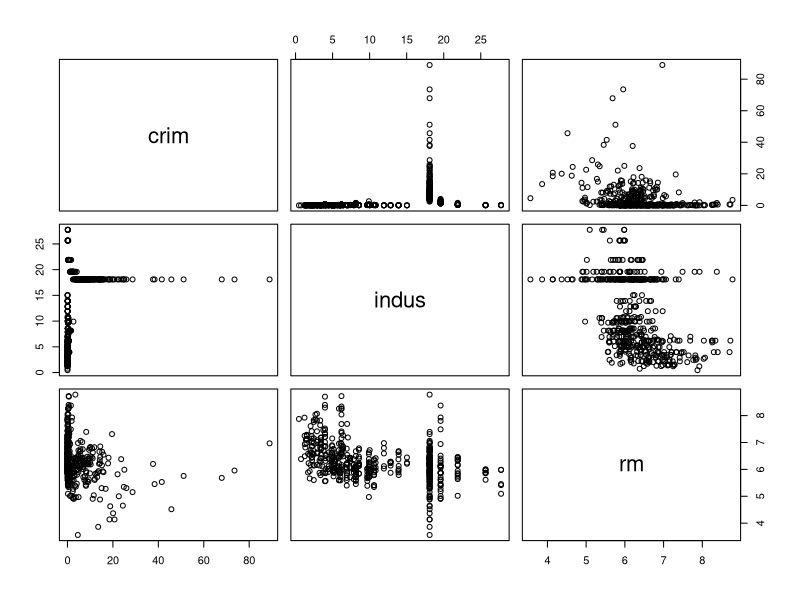
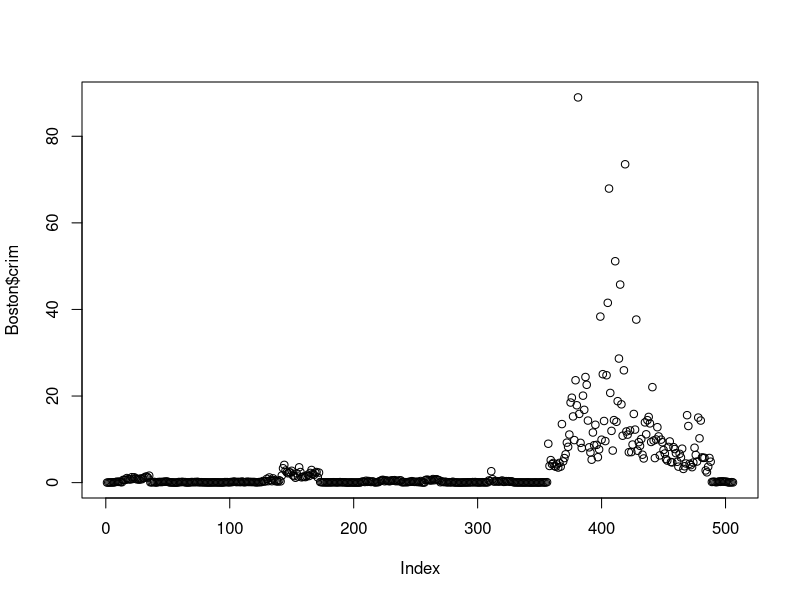
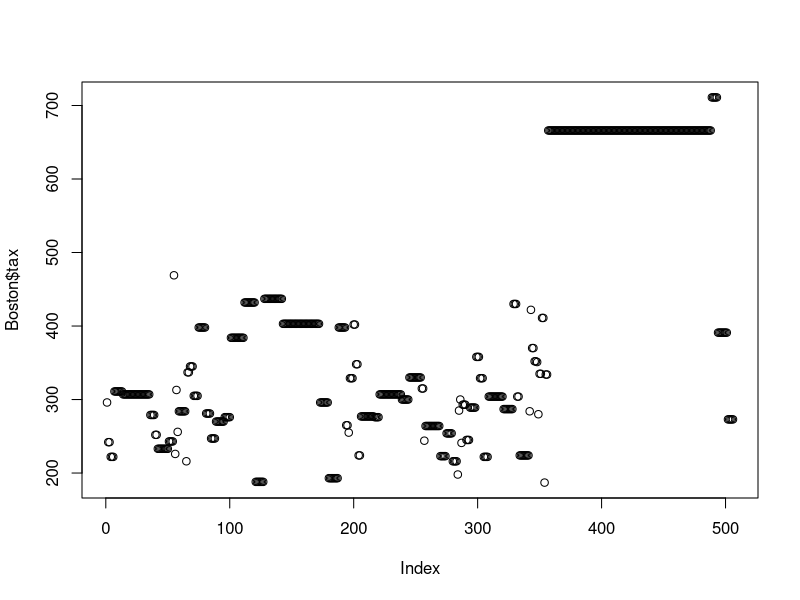
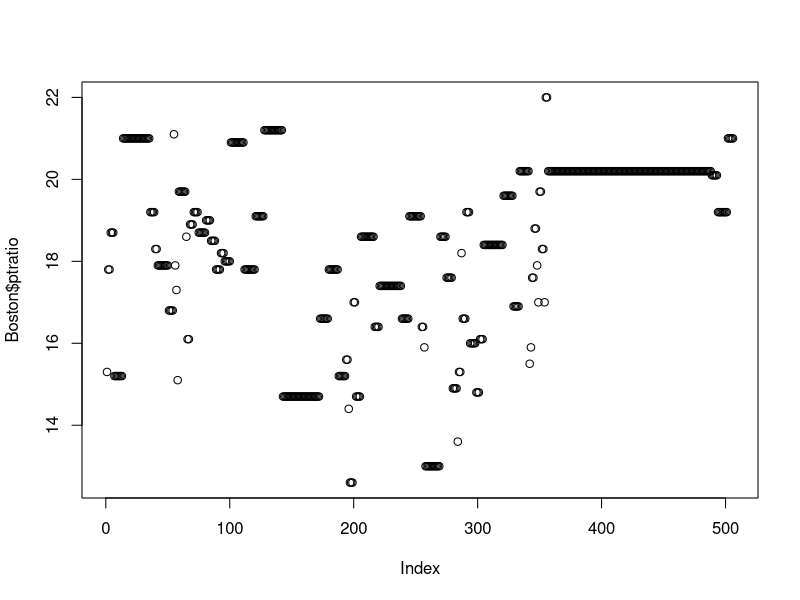
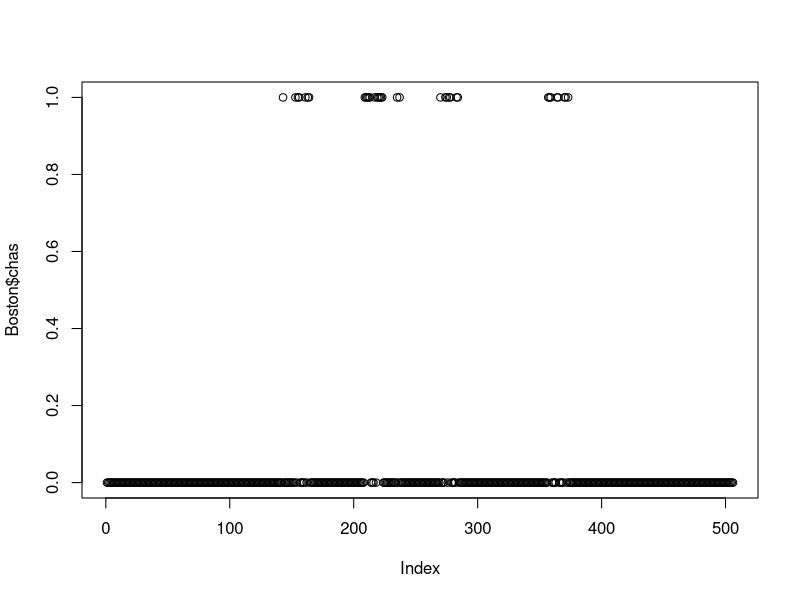
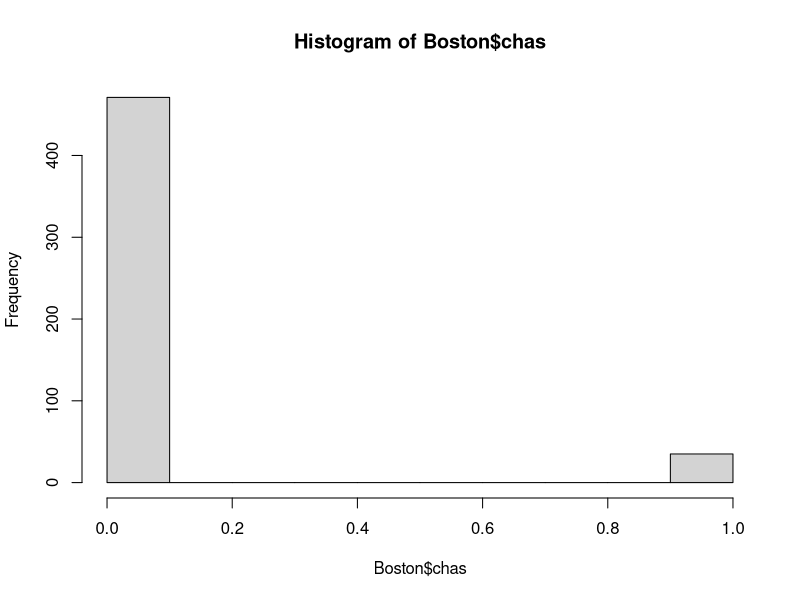
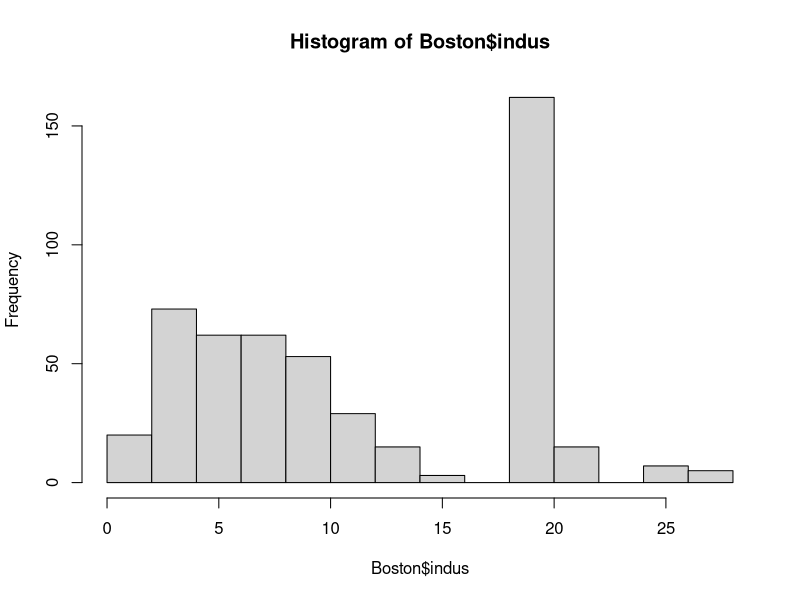
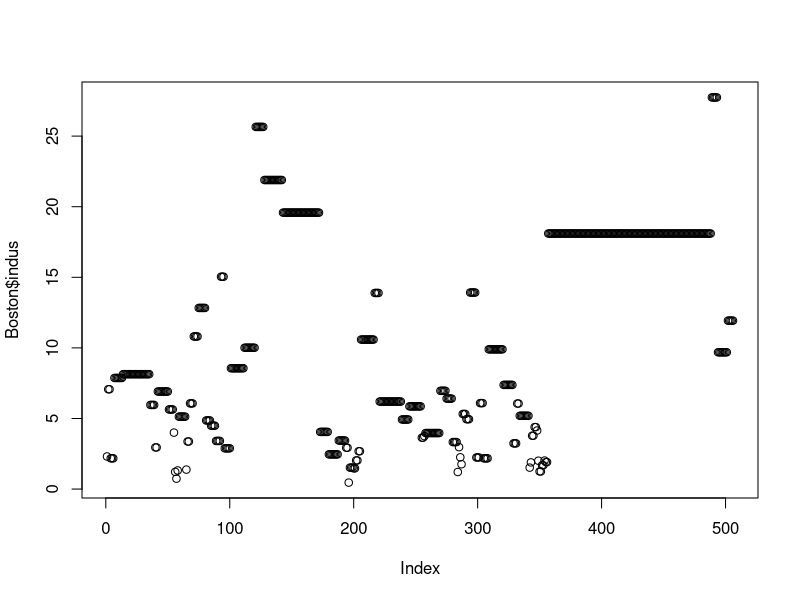

Recreate these plots in R, in order.
#This exercise involves the Boston housing data set
#a) To begin, load in the Boston data set. The Boston data set is part of the MASS library in R
library(MASS)
Boston
?Boston
View(Boston)
#There are 506 rows and 14 columns in this data set. The rows and columns represent suburbs of Boston and variables
#that impact housing values (e.g. crime, highways, etc.), respectively.

#b) Make some pairwise scatterplots of the predictors (columns) in this data set. Describe your findings.
pairs(~ crim + indus + rm, Boston)
#I created a scatterplot matrix using the predictors: crime rate per capita (crim), proportion of non-retail business (indus), and average number of rooms (rm). This yielded 6 scatterplots.
#There is a slight positive relationship between number of rooms and crime. There is a particularly strong relationship between a certain non-retail business and crime. 
#There seems to be a negligible relationship between rooms and non-retail business.

#c) Are any of the predictors associated with per capita crime rate? If so, explain the relationship.
#Yes, crim. There is higher crime rate in neighborhoods indexed between ≈ 350-500. There is also a slight spike around 150. Most of the other neighborhoods have crime near zero.

#d) Do any of the suburbs of Boston appear to have particularly high crime rates? Tax rates? Pupil-teacher ratios? Comment on the range of each predictor.
plot(Boston$crim)
plot(Boston$tax)
plot(Boston$ptratio)
#Neighborhoods 350-500 have high crime rates. Most have a crime rate near zero but one goes as high as around 90. 
#Tax rates have more fluctuation, but highest tax rates are present in neighborhoods 350-500. The highest rates, at about 700, is in neighborhood 480. The lowest rates are below 200. 
#Most neighborhoods in Boston have a pupil teacher ratio between 14 and 21. All of the suburbs in 350-500 have a ratio of 20. The highest ratio is 22 and the lowest is around 12. 

#e) How many of the suburbs in this data set bound the Charles river?
plot(Boston$chas)
hist(Boston$chas)
summary(Boston$chas)
summary(Boston$chas==1)
# Thirty-five (35) suburbs in the dataset bound the Charles River.

#f) What is the median pupil-teacher ratio among the towns in this data set?
summary(Boston$ptratio)
#The median pupil-teacher ratio is 19.05.

#g) Which suburb of Boston has lowest median value of owneroccupied homes? What are the values of the other predictors for that suburb, and how do those values compare to the overall ranges for those predictors? Comment on your findings.
which.min(Boston$age)
which.min(Boston$medv)
hist(Boston$indus)
plot(Boston$indus)
#
summary(Boston)
which.max(Boston$rm)
summary(Boston$rm>7)
summary(Boston$rm>8)
